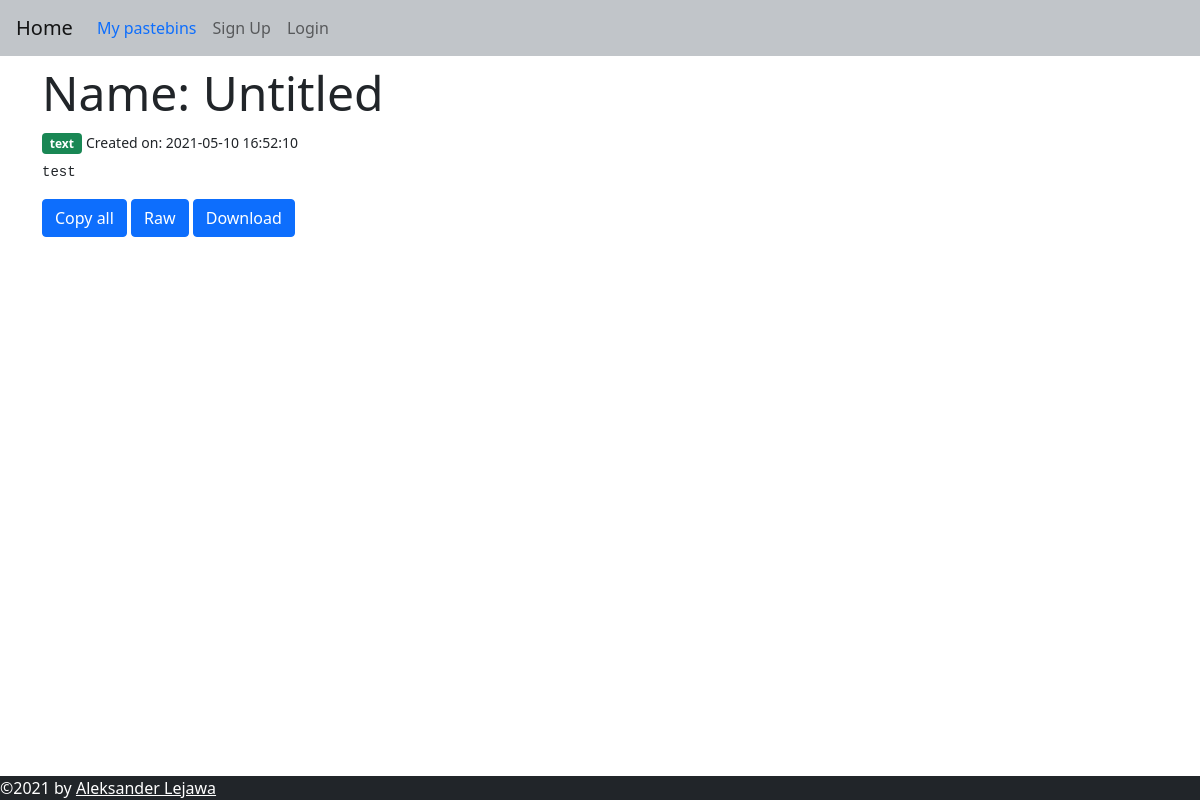
Page /6296763a on the committed database.
### web/models.py (models this page shows, shortened)
class Pastebin(db.Model):
    id = db.Column(db.Integer, primary_key=True)
    title = db.Column(db.String(150), default="Untitled")
    content = db.Column(db.String(6000000))
    paste_type = db.Column(db.String(50))
    user_id = db.Column(db.Integer, db.ForeignKey("user.id"))
    date = db.Column(db.DateTime(timezone=True))
    expire_date = db.Column(db.DateTime(timezone=True))
    password = db.Column(db.String(150))
    link = db.Column(db.String(150), unique=True)
    def is_expired(self):
        if self.expire_date:
            if datetime.utcnow() > self.expire_date:
                db.session.delete(self)
                db.session.commit()
                return True
            return False
        else:
            return False

### web/pastebin/routes.py (the view, shortened to what this page needs)
@bp.route("/<link>", methods=["GET", "POST"])
def pastebin(link: str):
   if request.method == "GET":
      pastebin = Pastebin.query.filter_by(link=link).first_or_404()
      password_cookie = request.cookies.get(link)
      if not pastebin.is_expired():
         if not pastebin.password or password_cookie == pastebin.password:
            return render_template("pastebin.html", user=current_user, pastebin=pastebin, time=datetime.utcnow().replace(microsecond=0))
      else:
         abort(404)

### web/templates/pastebin.html (shortened to what this page needs)
{% extends "base.html" %}
{% block content %}
{% if password %}
<form method="POST">
    <h2>This pastebin is private, please enter the password</h2>
    <div class="form-group">
        <label for="password">Password</label>
        <input type="password" class="form-control" id="password" name="password" placeholder="Enter password" />
    </div>
    <div>
        <button type="submit" class="btn btn-primary mt-2">Enter</button>
    </div>
</form>
{% else %}
<h1 class="display-5 text-break">Name: {{ pastebin.title }} </h1>
<span class="badge bg-success">{{ pastebin.paste_type }}</span>
<small>Created on: {{ pastebin.date }}</small>
<pre class="mt-2"><code class= "{{ pastebin.paste_type }}" id="pastebin">{{ pastebin.content }}</code></pre>
<button id="copy-all" class="btn btn-primary">Copy all</button>
<form class="pastebin_button_form" action="/raw/{{ pastebin.link }}">
    <button id="raw" class="btn btn-primary">Raw</button>
</form>
<form class="pastebin_button_form" action="/download/{{ pastebin.link }}">
    <button id="download" class="btn btn-primary">Download</button>
</form>
{% endif %}
{% endblock %}

### web/static/css/style.css (style rules this page uses)
.pastebin_button_form { display: inline; }

### rows in the picture
Pastebin: title "Untitled", paste_type "text", date "2021-05-10 16:52:10", content "test"
